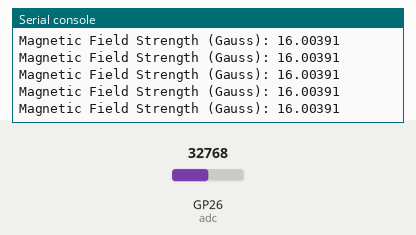
This program was run on a simulated Raspberry Pi Pico running MicroPython. Parts: the last lines printed to the serial console. The test bench sets the inputs (shaded band); at power-on: GP26 (adc) = 32768 (analog values on the 0–65535 scale).

Above: at 1.2 s.
1.3 s: GP26 (adc) set to 45874
At 1.56 s:
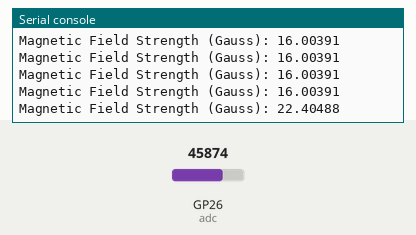
2.8 s: GP26 (adc) set to 57670
At 2.96 s:
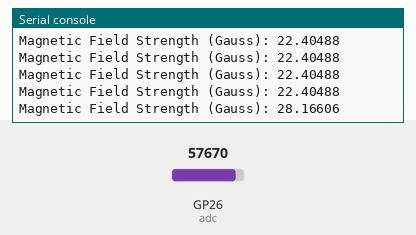
Timing chart, 0 to 5.8 s (numbered marks = the images above; inputs shaded):
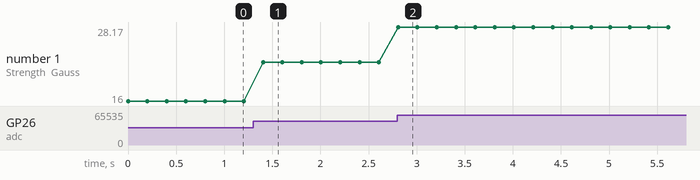

The program:

main_halleffect.py
```python
# DRV5053VAQLPGM

from machine import Pin, ADC
import time

adc = ADC(Pin(26))

# Function to convert ADC reading to Gauss value
def adc_to_gauss(adc_value):
    # Calibration factor (mV/Gauss) for DRV5053VAQLPGM
    sensitivity = 1.65
    # Vref (reference voltage) of ADC (3.3V for ESP32)
    vref = 3.3
    # Convert ADC reading to voltage
    voltage = adc_value / 4095 * vref

    # Convert voltage to Gauss using sensitivity
    gauss = voltage / sensitivity
    return gauss

while True:
    gauss = adc_to_gauss(adc.read_u16())
    print("Magnetic Field Strength (Gauss):", gauss)
    time.sleep(0.2)
```

Measured:
- after the input at 1.3 s, the serial console: prints a new line after 0.10 s (image 1)
- after the input at 2.8 s, the serial console: prints a new line at once (image 2)
- plotted number 1: 16 → 22.4 after the input at 1.3 s, 22.4 → 28.17 after the input at 2.8 s
